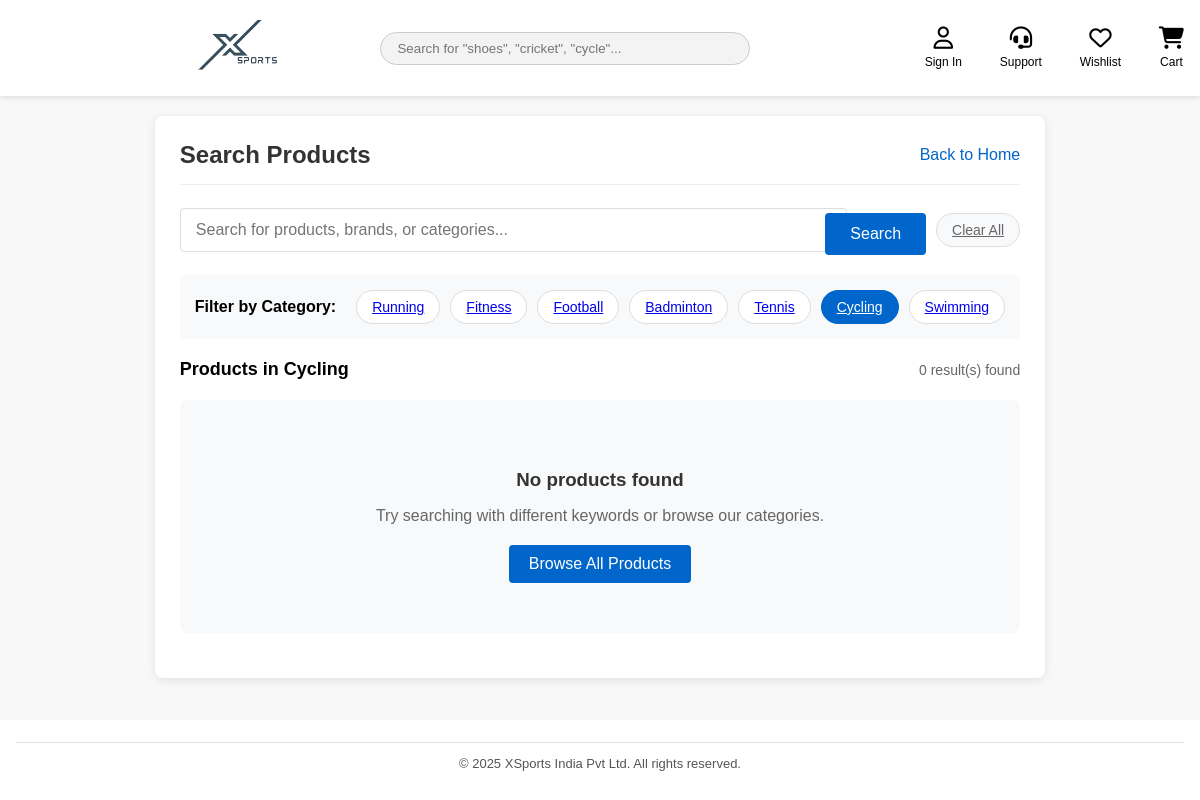
Before: /search.php?category=Cycling with the older database file.
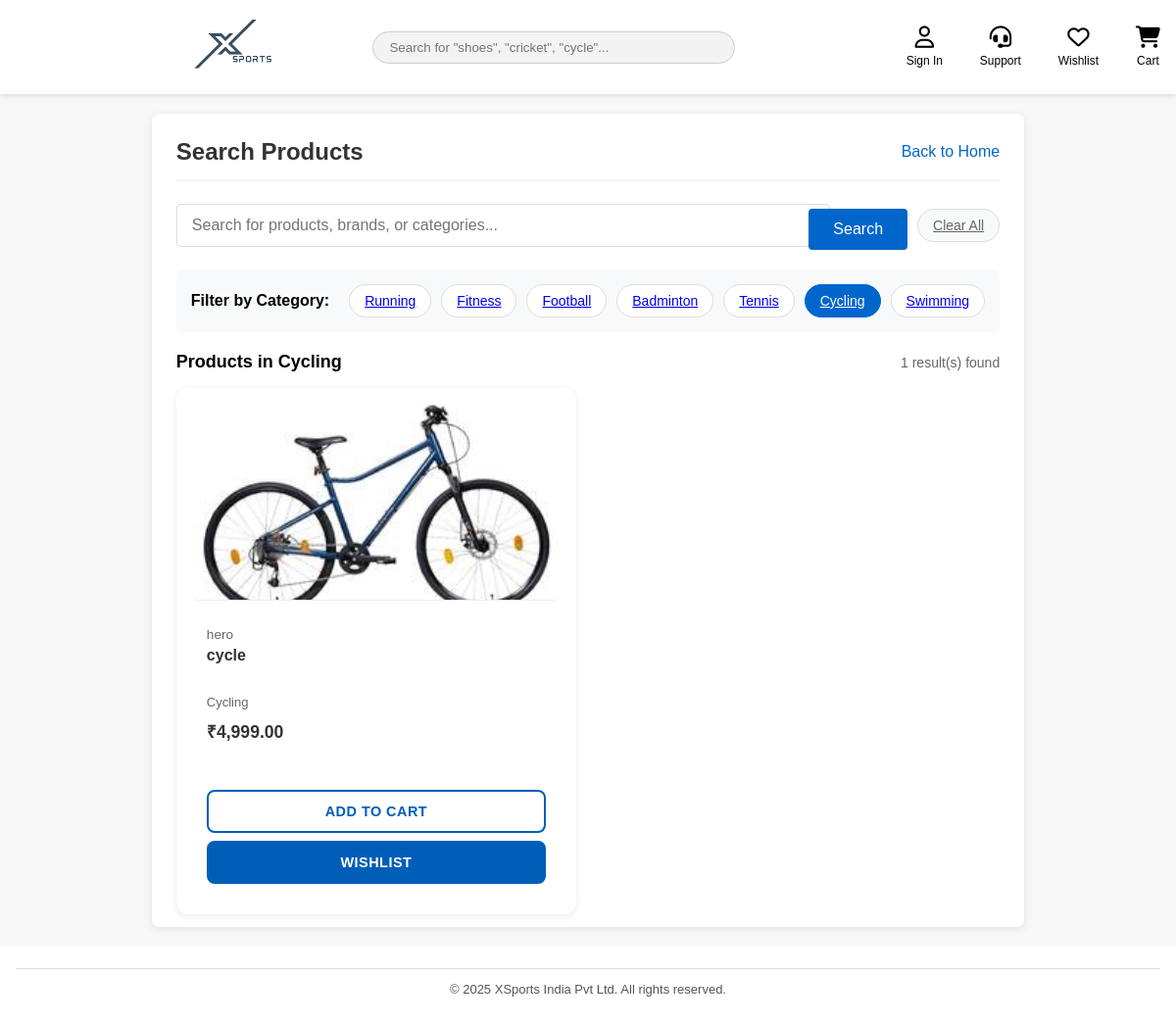
After: the same page with the newer database file.
### tables this page shows
CREATE TABLE IF NOT EXISTS `products` (
  `id` int NOT NULL AUTO_INCREMENT,
  `name` varchar(255) NOT NULL,
  `brand` varchar(100) NOT NULL,
  `price` decimal(10,2) NOT NULL,
  `image_path` varchar(255) DEFAULT NULL,
  `category` varchar(100) NOT NULL,
  `description` text,
  `quantity` int DEFAULT '0',
  `created_at` timestamp NULL DEFAULT CURRENT_TIMESTAMP,
  `has_sizes` tinyint(1) DEFAULT '0',
  PRIMARY KEY (`id`)
);

### search.php (the view, shortened to what the changed rows need)
<?php
require_once 'includes/db.php';
$search_query = isset($_GET['q']) ? trim($_GET['q']) : '';
$selected_category = isset($_GET['category']) ? $_GET['category'] : '';
$results = [];
$total_results = 0;
if (!empty($search_query) || !empty($selected_category)) {
    $sql = 'SELECT * FROM products WHERE 1=1';
    $params = [];
    if (!empty($selected_category)) {
        $sql .= ' AND category = ?';
        $params[] = $selected_category;
    }
    $sql .= ' ORDER BY name ASC';
    $stmt = $pdo->prepare($sql);
    $stmt->execute($params);
    $results = $stmt->fetchAll();
    $total_results = count($results);
}
?>
<!DOCTYPE html>
<html>
<head>
    <link rel="stylesheet" href="assets/style.css">
</head>
<body>
    <?php include 'includes/header.php'; ?>
    <div class="search-container">
        <div class="search-header">
            <h2>Search Products</h2>
        </div>
        <?php if (!empty($search_query) || !empty($selected_category)): ?>
            <div class="search-results">
                <div class="search-results-header">
                    <h3>
                        <?php if (!empty($search_query) && !empty($selected_category)): ?>
                            Search Results for "<?php echo htmlspecialchars($search_query); ?>" in <?php echo htmlspecialchars($selected_category); ?>
                        <?php elseif (!empty($search_query)): ?>
                            Search Results for "<?php echo htmlspecialchars($search_query); ?>"
                        <?php else: ?>
                            Products in <?php echo htmlspecialchars($selected_category); ?>
                        <?php endif; ?>
                    </h3>
                    <div class="search-results-count"><?php echo $total_results; ?> result(s) found</div>
                </div>
                <?php if (empty($results)): ?>
                    <div class="no-results">
                        <h3>No products found</h3>
                        <p>Try searching with different keywords or browse our categories.</p>
                        <a href="index.php" class="btn">Browse All Products</a>
                    </div>
                <?php else: ?>
                    <div class="product-grid">
                        <?php foreach ($results as $product): ?>
                            <div class="product-card">
                                <img src="<?php echo $product['image_path'] ?: 'images/placeholder.jpg'; ?>" alt="<?php echo htmlspecialchars($product['name']); ?>">
                                <div class="product-info">
                                    <p class="brand-name"><?php echo htmlspecialchars($product['brand']); ?></p>
                                    <h3 class="product-name">
                                        <a href="product.php?id=<?php echo $product['id']; ?>">
                                            <?php echo htmlspecialchars($product['name']); ?>
                                        </a>
                                    </h3>
                                    <p class="product-category"><?php echo htmlspecialchars($product['category']); ?></p>
                                    <div class="price">₹<?php echo number_format($product['price'], 2); ?></div>
                                    <?php if ($product['quantity'] > 0): ?>
                                        <div class="product-actions">
                                            <form method="post" action="add_to_cart.php">
                                                <button type="submit" name="add_to_cart" class="btn-add-cart">ADD TO CART</button>
                                            </form>
                                            <form method="post" action="add_to_wishlist.php">
                                                <button type="submit" name="add_to_wishlist" class="btn-wishlist">WISHLIST</button>
                                            </form>
                                        </div>
                                    <?php else: ?>
                                        <p style="color: red; font-weight: bold; margin-top: 0.5rem; text-align: center;">Out of Stock</p>
                                    <?php endif; ?>
                                </div>
                            </div>
                        <?php endforeach; ?>
                    </div>
                <?php endif; ?>
            </div>
        <?php endif; ?>
    </div>
    <?php include 'includes/footer.php'; ?>
</body>
</html>

Changed rows visible on the page:
added products: image_path (picture), brand "hero", name "cycle", category "Cycling", price "4,999.00"
Other visible differences:
$total_results: "0" → "1"
text no longer shown: "No products found Try searching with different keywords or browse our categories. Browse All Products"
